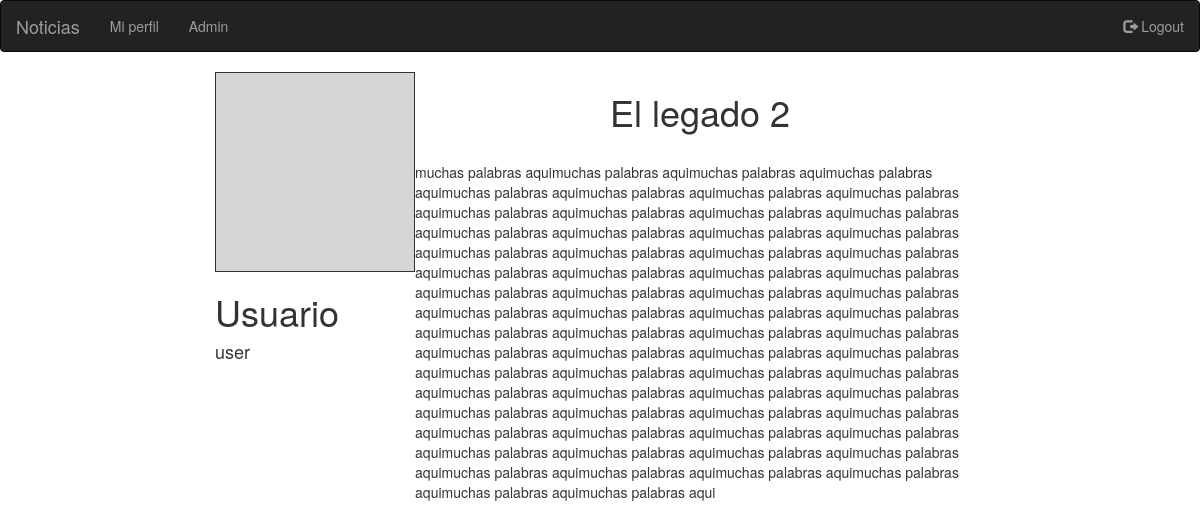
/profile.php (signed in), run on the app's committed database.
### tables this page shows
CREATE TABLE `favoritos` (
  `idFavorito` int(11) NOT NULL AUTO_INCREMENT,
  `idNoticia` int(11) NOT NULL,
  `idUsuario` int(11) NOT NULL,
  PRIMARY KEY (`idFavorito`),
  KEY `FK_et` (`idNoticia`)
);

CREATE TABLE `noticias` (
  `idnoticia` int(11) NOT NULL AUTO_INCREMENT,
  `idUsuario` int(11) DEFAULT NULL,
  `titulo` varchar(50) NOT NULL,
  `texto` text NOT NULL,
  PRIMARY KEY (`idnoticia`),
  KEY `FK_tp` (`idUsuario`)
);

### profile.php (the view, shortened to what this page needs)
<?php
include "conexion.php";
	$imagenes = $connection->query("SELECT imagen FROM usuarios WHERE idUsuario = '{$_SESSION["idU"]}';");
	$imagen = $imagenes->fetch_object();
	$noticias = $connection->query("SELECT * FROM favoritos WHERE idUsuario = '{$_SESSION["idU"]}';");
?>
<!DOCTYPE html>
<html>
<head>
	<link rel="stylesheet" href="https://maxcdn.bootstrapcdn.com/bootstrap/3.3.7/css/bootstrap.min.css">
</head>
<body>
	<nav class="navbar navbar-inverse">
	  <div class="container-fluid">
	    <div class="navbar-header">
	      <a class="navbar-brand" href="principal.php">Noticias</a>
	    </div>
	    <ul class="nav navbar-nav navbar-left">
	    	<li class="nav-item">
	        	<a class="nav-link" href="index.php">Mi perfil <span class="sr-only">(current)</span></a>
	      	</li>
	      	<?php
	      		if($_SESSION["admin"]) {
	      			echo "<li class=\"nav-item\"><a class=\"nav-link\" href=\"administracion.php\">Admin<span class=\"sr-only\">(current)</span></a></li>";
	      		}
	      	 ?>
	    </ul>
	    <ul class="nav navbar-nav navbar-right">
	    	<li><a href="profile.php?destroy"><span class="glyphicon glyphicon-log-out"></span> Logout</a></li>
	    </ul>
	  </div>
	</nav>
    <div class="col-sm-2 col-sm-offset-2" >
    	<img alt="" class="avatar width-full rounded-2" height="200" src="<?=$imagen->imagen ?>" width="200">
    	<h1 class="card-names">
    		<span class="fullname" itemprop="name"><?= $_SESSION["name"] ?></span>
    	</h1>
    	<h4>
    		<span class="username" itemprop="additionalName"><?= $_SESSION["usr"] ?></span>
		</h4>
	</div>
    <div class="col-sm-6">
    	<?php while ($noticia = $noticias->fetch_object()):
    		$noticias1 = $connection->query("SELECT * FROM noticias WHERE idNoticia = '$noticia->idNoticia';");
    		$noticia1 = $noticias1->fetch_object();
		?>
			<h1 class="titulo"><span class="title" ><?= $noticia1->titulo ?></span></h1><br>
	    	<content><?= $noticia1->texto ?></content>
		<?php endwhile; ?>
    </div>
    </body>
</html>

### profile.php (style rules this page uses)
.avatar { top: 20px; left: 20px; border: 1px solid black; opacity: .8; }
.titulo { text-align: center; }
.avatar { width: 200px; height: 200px; }

### data on the page
favoritos: idNoticia.titulo "El legado 2", idNoticia.texto "muchas palabras aquimuchas palabras aquimuchas palabras aquimuchas palabras aquimuchas palabras aquimuchas palabras aquimuchas palabras aquimuchas palabras aquimuchas palabras aquimuchas palabras aquimuchas palabras aquimuchas palabras aquimuchas palabras aquimuchas palabras aquimuchas palabras aquimuchas palabras aquimuchas palabras aquimuchas palabras aquimuchas palabras aquimuchas palabras aquimuchas palabras aquimuchas palabras aquimuchas palabras aquimuchas palabras aquimuchas palabras aquimuchas palabras aquimuchas palabras aquimuchas palabras aquimuchas palabras aquimuchas palabras aquimuchas palabras aquimuchas palabras aquimuchas palabras aquimuchas palabras aquimuchas palabras…"

### other printed values
$_SESSION["name"] "Usuario"
$_SESSION["usr"] "user"
